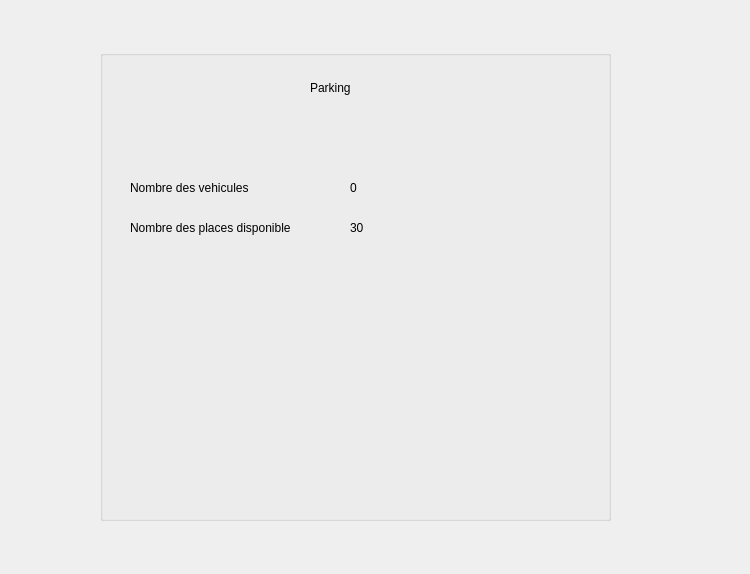
<?xml version="1.0" encoding="UTF-8"?>
<ui version="4.0">
 <class>Parking</class>
 <widget class="QDialog" name="Parking">
  <property name="geometry">
   <rect>
    <x>0</x>
    <y>0</y>
    <width>750</width>
    <height>574</height>
   </rect>
  </property>
  <property name="windowTitle">
   <string>Dialog</string>
  </property>
  <widget class="QGroupBox" name="groupBox">
   <property name="geometry">
    <rect>
     <x>100</x>
     <y>50</y>
     <width>511</width>
     <height>471</height>
    </rect>
   </property>
   <property name="title">
    <string/>
   </property>
   <widget class="QLabel" name="label_2">
    <property name="geometry">
     <rect>
      <x>30</x>
      <y>130</y>
      <width>191</width>
      <height>16</height>
     </rect>
    </property>
    <property name="text">
     <string>Nombre des vehicules</string>
    </property>
   </widget>
   <widget class="QLabel" name="le_ve">
    <property name="geometry">
     <rect>
      <x>250</x>
      <y>130</y>
      <width>101</width>
      <height>16</height>
     </rect>
    </property>
    <property name="text">
     <string>0</string>
    </property>
   </widget>
   <widget class="QLabel" name="label_4">
    <property name="geometry">
     <rect>
      <x>210</x>
      <y>30</y>
      <width>91</width>
      <height>16</height>
     </rect>
    </property>
    <property name="text">
     <string>Parking</string>
    </property>
   </widget>
   <widget class="QLabel" name="label_5">
    <property name="geometry">
     <rect>
      <x>30</x>
      <y>170</y>
      <width>191</width>
      <height>16</height>
     </rect>
    </property>
    <property name="text">
     <string>Nombre des places disponible</string>
    </property>
   </widget>
   <widget class="QLabel" name="le_pd">
    <property name="geometry">
     <rect>
      <x>250</x>
      <y>170</y>
      <width>55</width>
      <height>16</height>
     </rect>
    </property>
    <property name="text">
     <string>30</string>
    </property>
   </widget>
  </widget>
 </widget>
 <resources/>
 <connections/>
</ui>
